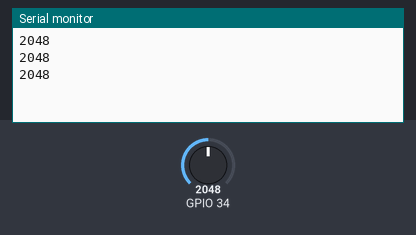
Bench run of a program on a simulated ESP32. On the bench: the last lines printed to the serial monitor. The inputs (shaded band) are chosen by the test bench; at power-on: GPIO 34 = 2048.

Above: at 1.3 s.
1.4 s: GPIO 34 set to 2866
At 2.0 s:
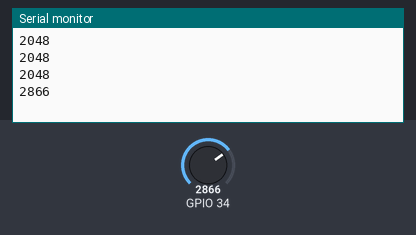
2.9 s: GPIO 34 set to 3603
At 3.5 s:
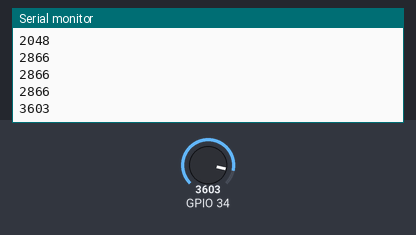
Timing chart, 0 to 5.9 s (numbered marks = the images above; inputs shaded):
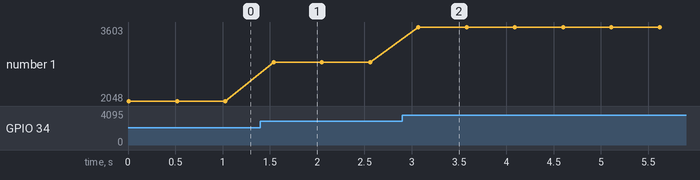

The program:

main.cpp
```cpp
#include <Arduino.h>
#include "driver/ledc.h"
#include "driver/adc.h"
#include <Wire.h>
#include "driver/gpio.h"

int ir_light;

// reads an analog signal on pin 36 (ADC1_CHANNEL_0)
// writes a pwm signal to pin 4 (with LED and series resistor connected from LAB 0) whos dutycycle is proportional to the read analog value

void setup() {
  Serial.begin(9600);
  adc1_config_width(ADC_WIDTH_12Bit);
  adc1_config_channel_atten(ADC1_CHANNEL_6,ADC_ATTEN_DB_12); // ADC1_CHANNEL_6 = pin 34
}

void loop() {
  ir_light = adc1_get_raw(ADC1_CHANNEL_6); // reads the analog value of ADC1_CHANNEL_0 (pin 34)
  delay(10); // brief delay of 10ms

  Serial.println(ir_light);

  delay(500);
}
```

Measured:
- after the input at 1.4 s, the serial monitor: prints a new line after 0.14 s (image 1)
- after the input at 2.9 s, the serial monitor: prints a new line after 0.17 s (image 2)
- plotted number 1: 2048 → 2866 after the input at 1.4 s, 2866 → 3603 after the input at 2.9 s
